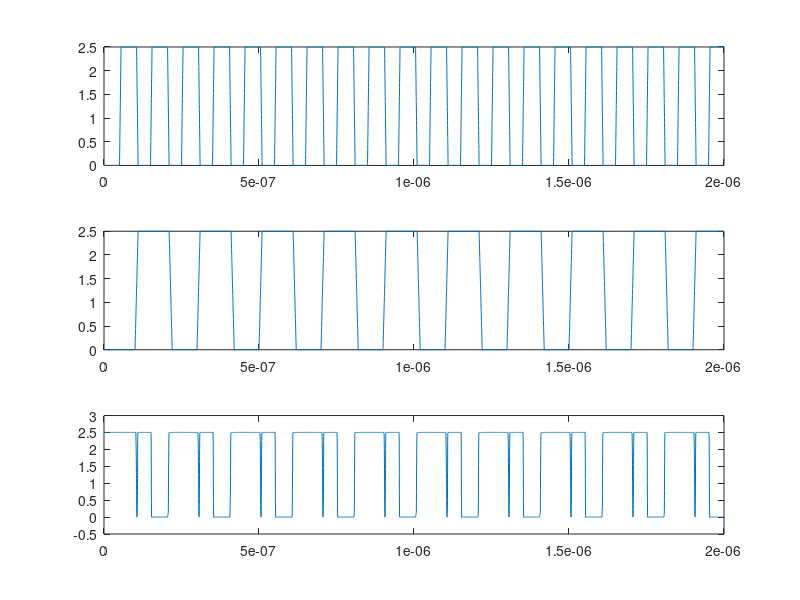
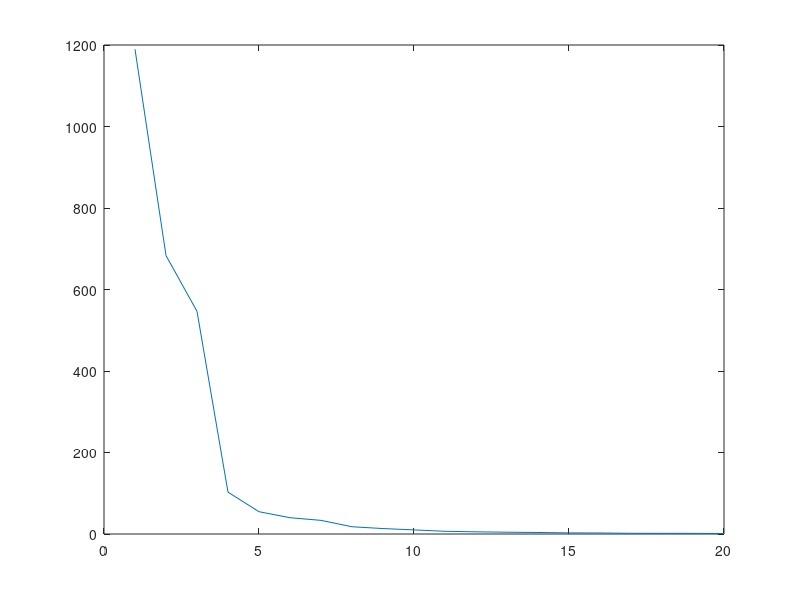
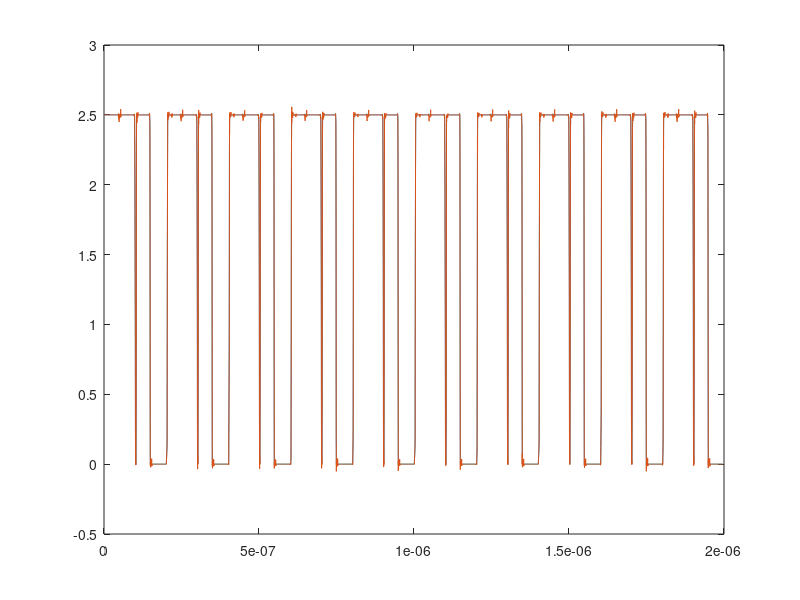
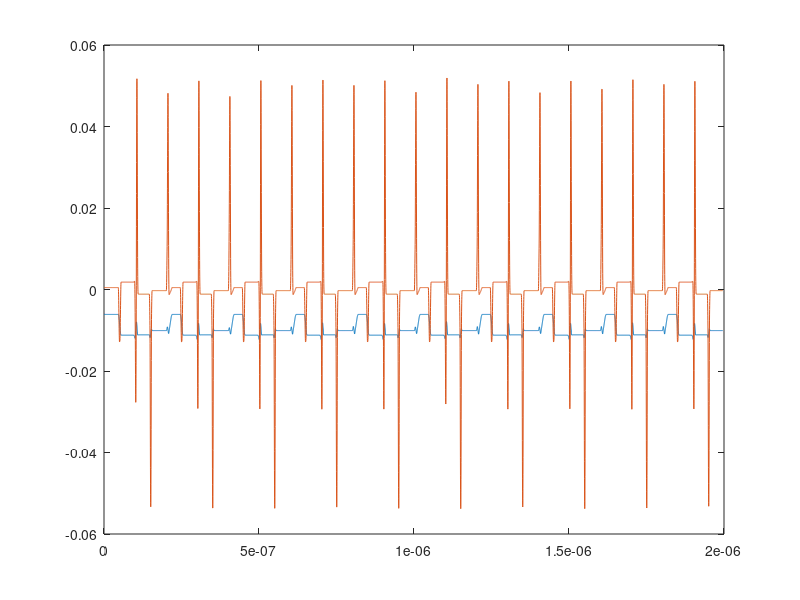

Here is the MATLAB script that generated these plots, in order:
clear all;
load nand.mat
close all
n = 10000;
dt = TIME(end)/(n-1);
T1=(0:n-1)*dt;
a = interp1(TIME, a, T1);
b = interp1(TIME, b, T1);
y = interp1(TIME, y, T1);
TIME=T1;
figure
subplot(3, 1, 1);
plot(TIME, a);
subplot(3, 1, 2);
plot(TIME, b);
subplot(3, 1, 3);
plot(TIME, y);
X = [y;a;b];
Xp = X(:,2:end);
X = X(:, 1:end-1);
% X = [X;X.^2;X.^3];
% X = [X;X(1,:).*X(2,:)];
% X = [X;X(2,:).*X(3,:)];
% X = [X;X(1,:).*X(3,:)];
n = size(X, 2);
m = 20;
H = [];
for i=1:m
    H = [H;X(:,i:n-m+i)];
end

figure 
[U,S,V] = svd(H,'econ');
r = 20;
U=U(:,1:r);
S=S(1:r,1:r );
V=V(:,1:r);
plot(diag(S))
yt = y(m+1:end);
A1 = yt*pinv(H);
A2 = yt*V*inv(S)*U';
figure 
TIME=TIME(1:n-m+1);
yp1 = A1*H;
yp2 = A2*H;
plot(TIME, yt, TIME, yp1)
figure 
%plot(TIME, yt, TIME, yp2)
plot(TIME, V(:,1), TIME, V(:,4))
% % step 2
% Sinv = S(1:r,1:r)^(-1);
% Atilde = U(:,1:r)'*XD2*V(:,1:r)*Sinv(1:r,1:r);